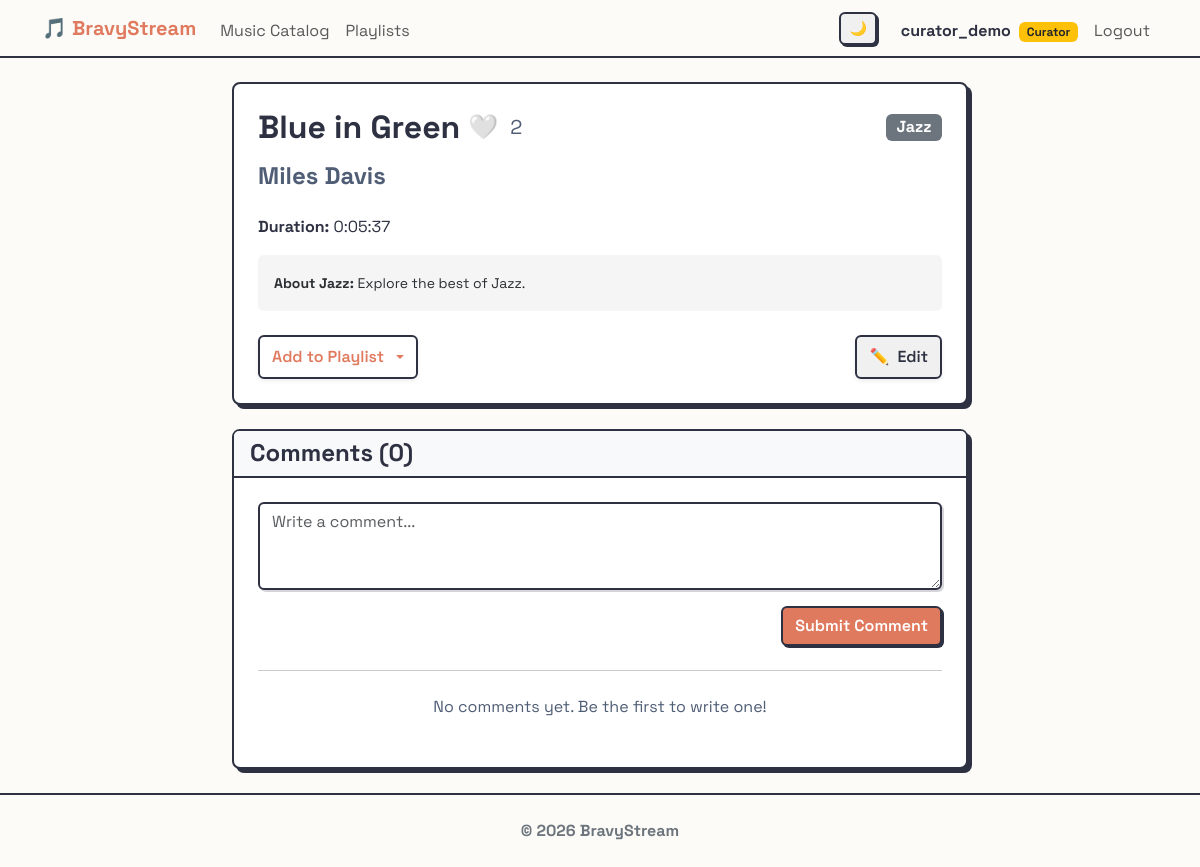
The app's page /music/songs/19/ (signed in) with its own data.
### users/models.py (models this page shows, shortened)
class CustomUser(AbstractUser):
    ROLE_CHOICES = (
        ('listener', 'Listener'),
        ('curator', 'Curator'),
        ('moderator', 'Moderator'),
    )
    role = models.CharField(max_length=20, choices=ROLE_CHOICES, default='listener')
    birth_date = models.DateField(null=True, blank=True)
    friends = models.ManyToManyField('self', blank=True)
    ICON_CHOICES = [
        ('👤', '👤'),
        ('🐶', '🐶'),
        ('🐱', '🐱'),
        ('🦊', '🦊'),
        ('🐯', '🐯'),
        ('🐼', '🐼'),
        ('🐰', '🐰'),
        ('👽', '👽'),
        ('🤖', '🤖'),
        ('👻', '👻'),
        ('🤠', '🤠'),
    ]
    profile_icon = models.CharField(max_length=10, choices=ICON_CHOICES, default='👤')
    @property
    def pending_friend_requests_count(self):
        return self.received_requests.filter(is_accepted=False).count()

### music/models.py (models this page shows, shortened)
class Song(models.Model):
    title = models.CharField(max_length=200)
    artist = models.CharField(max_length=200)
    genre = models.ForeignKey(
        Genre,
        on_delete=models.CASCADE,
        related_name='songs',
    )
    duration = models.DurationField()
    audio_file = models.FileField(
        upload_to='songs/',
        blank=True,
        null=True,
        validators=[FileExtensionValidator(allowed_extensions=['mp3', 'wav', 'ogg', 'flac', 'aac', 'm4a'])]
    )
    likes = models.ManyToManyField(settings.AUTH_USER_MODEL, related_name='liked_songs', blank=True)
    created_at = models.DateTimeField(auto_now_add=True)
    class Meta:
        ordering = ['-created_at', 'id']

class Genre(models.Model):
    name = models.CharField(max_length=100, unique=True)
    description = models.TextField(blank=True, null=True)

### music/views.py (the view, shortened to what this page needs)
# urls.py: path('songs/<int:pk>/', SongDetailView.as_view(), name='song_detail'),
class SongDetailView(LoginRequiredMixin, DetailView):
    model = Song
    template_name = 'music/song_detail.html'
    def get_context_data(self, **kwargs):
        context = super().get_context_data(**kwargs)
        context['comment_form'] = CommentForm()
        context['top_level_comments'] = self.object.comments.filter(parent__isnull=True)
        if self.request.user.is_authenticated:
            context['user_playlists'] = Playlist.objects.filter(owner=self.request.user)
        return context

### music/forms.py
class CommentForm(forms.ModelForm):
    class Meta:
        model = Comment
        fields = ['text']
        widgets = {
            'text': forms.Textarea(attrs={
                'class': 'form-control',
                'rows': 3,
                'placeholder': 'Write a comment...'
            })
        }
        labels = {
            'text': ''
        }

### music/templatetags/music_extras.py (called while the page is built)
@register.filter
def available_playlists(user, song):
    if not user.is_authenticated:
        return []
    return user.playlists.exclude(songs=song)

### templates/music/song_detail.html (shortened to what this page needs)
{% extends 'base.html' %}
{% load crispy_forms_tags %}
{% load music_extras %}
{% block content %}
<div class="row justify-content-center">
	<div class="col-lg-8 col-md-10 col-12">
		<div class="card neo-card mb-4" style="z-index: 10;">
			<div class="card-body p-4">
				<div class="d-flex justify-content-between align-items-center mb-3">
					<div class="d-flex align-items-center gap-2">
						<h2 class="card-title mb-0">{{ song.title }}</h2>
						{% if user.is_authenticated %}
						<a href="{% url 'music:toggle_like_song' song.pk %}" class="text-decoration-none fs-4"
							title="Like">
							{% if user in song.likes.all %}❤️{% else %}🤍{% endif %}
						</a>
						<span class="fs-5 text-muted ms-1">{{ song.likes.count }}</span>
						{% endif %}
					</div>
					<span class="badge bg-secondary fs-6">{{ song.genre.name }}</span>
				</div>
				<h4 class="text-muted mb-4">{{ song.artist }}</h4>
				<p class="mb-0"><strong>Duration:</strong> {{ song.duration }}</p>
				{% if song.genre.description %}
				<div class="alert alert-secondary border-0 mt-3 mb-0 p-3"
					style="background-color: rgba(61, 64, 91, 0.05);">
					<small><strong>About {{ song.genre.name }}:</strong> {{ song.genre.description }}</small>
				</div>
				{% endif %}
				<div class="mt-4 d-flex flex-wrap flex-sm-nowrap align-items-center gap-2 gap-sm-3">
					{% if user.is_authenticated %}
					<div class="dropdown">
						<button class="btn btn-outline-primary dropdown-toggle d-flex align-items-center gap-2 shadow-sm py-2 text-nowrap flex-shrink-0" type="button" id="dropdownAddPlaylist"
							data-bs-toggle="dropdown" aria-expanded="false">
							<span class="fs-6">Add to Playlist</span>
						</button>
					</div>
					{% endif %}
					{% if user.role == 'curator' or user.is_superuser %}
					<a href="{% url 'music:song_update' song.pk %}?next={{ request.path }}" class="btn btn-outline-secondary d-flex align-items-center gap-2 shadow-sm py-2 ms-sm-auto mt-2 mt-sm-0 text-nowrap flex-shrink-0">
						<span class="fs-6">✏️</span> <span class="fs-6">Edit</span>
					</a>
					{% endif %}
				</div>
			</div>
		</div>
		<div class="card neo-card mt-4">
			<div class="card-header bg-light">
				<h4 class="mb-0">Comments ({{ song.comments.count }})</h4>
			</div>
			<div class="card-body p-4">
				<form method="post" class="mb-4">
					{{ comment_form|crispy }}
					<div class="text-end mt-2">
						<button type="submit" class="btn btn-primary">Submit Comment</button>
					</div>
				</form>
				<hr class="my-4">
				{% for comment in top_level_comments %}
				{% include 'music/comment_node.html' %}
				{% empty %}
				<p class="text-muted text-center my-4">No comments yet. Be the first to write one!</p>
				{% endfor %}
			</div>
		</div>
	</div>
</div>
{% endblock %}

### templates/base.html (shortened to what this page needs)
<!DOCTYPE html>
<html lang="it">
<head>
	<link href="https://cdn.jsdelivr.net/npm/bootstrap@5.3.0/dist/css/bootstrap.min.css" rel="stylesheet">
	{% load static %}
	<link rel="stylesheet" href="{% static 'css/style.css' %}">
</head>
<body class="d-flex flex-column min-vh-100" hx-boost="true" hx-headers='{"X-CSRFToken": "{{ csrf_token }}"}'>
	<nav class="navbar navbar-expand-lg navbar-light sticky-top"
		style="background-color: var(--bg-color); border-bottom: 2px solid var(--text-primary);">
		<div class="container">
			<a class="navbar-brand fw-bold" href="{% url 'pages:home' %}" style="color: var(--accent-primary);">🎵
				BravyStream</a>
			<div class="collapse navbar-collapse order-lg-2" id="navbarNav">
				<ul class="navbar-nav me-auto">
					<li class="nav-item">
						<a class="nav-link" href="{% url 'music:song_list' %}">Music Catalog</a>
					</li>
					<li class="nav-item">
						<a class="nav-link" href="{% url 'music:playlist_list' %}">Playlists</a>
					</li>
				</ul>
				<ul class="navbar-nav ms-auto align-items-lg-center">
					<li class="nav-item me-3 d-none d-lg-block">
						<button id="themeToggleDesktop" class="btn btn-sm btn-outline-secondary theme-toggle"
							title="Toggle Theme">
						</button>
					</li>
					{% if user.is_authenticated %}
					<li class="nav-item">
						<a href="{% url 'users:profile' %}" class="nav-link fw-bold text-decoration-none"
							style="color: var(--text-primary);">
							{{ user.username }}
							{% if user.is_superuser %}
							<span class="badge bg-danger ms-1">Admin</span>
							{% elif user.role == 'moderator' %}
							<span class="badge bg-success ms-1">Moderator</span>
							{% elif user.role == 'curator' %}
							<span class="badge bg-warning text-dark ms-1">Curator</span>
							{% endif %}
						</a>
					</li>
					<li class="nav-item">
						<form method="post" action="{% url 'users:logout' %}" class="m-0 p-0"
							onsubmit="closeGlobalPlayer()">
							<button type="submit"
								class="nav-link border-0 bg-transparent w-100 text-start">Logout</button>
						</form>
					</li>
					{% endif %}
				</ul>
			</div>
		</div>
	</nav>
	<main class="container my-4 flex-grow-1">
		{% block content %}{% endblock %}
	</main>
	<footer class="text-secondary text-center py-4 mt-auto"
		style="border-top: 2px solid var(--text-primary); background-color: var(--bg-color);">
		<p class="mb-0 fw-bold">&copy; 2026 BravyStream</p>
	</footer>
</body>
</html>

### static/css/style.css (style rules this page uses)
:root { --bg-color: #FDFBF7; --text-primary: #2D3142; --text-secondary: #4F5D75; --accent-primary: #E07A5F; --accent-secondary: #81B29A; --accent-tertiary: #3D405B; --neo-border: 2px solid #2D3142; --neo-shadow: 4px 4px 0px #2D3142; --neo-shadow-hover: 2px 2px 0px #2D3142; --font-main: 'Space Grotesk', sans-serif; }
body { background-color: var(--bg-color); color: var(--text-primary); font-family: var(--font-main); min-height: 100vh; }
h1, h2, h3, h4, h5, h6 { font-weight: 700; color: var(--text-primary); }
.neo-card { background: #ffffff !important; border: var(--neo-border) !important; border-radius: 8px !important; box-shadow: var(--neo-shadow); color: var(--text-primary) !important; transition: transform 0.1s ease, box-shadow 0.1s ease; position: relative; z-index: 1; }
a { color: var(--accent-primary); transition: color 0.2s ease; }
.text-muted { color: var(--text-secondary) !important; }
.card { background-color: #ffffff; border: var(--neo-border); border-radius: 8px; color: var(--text-primary); }
.card-header { border-bottom: var(--neo-border); background-color: #ffffff; color: var(--text-primary); }
.form-control, .form-select { background-color: #ffffff; border: 2px solid var(--text-primary); color: var(--text-primary); border-radius: 6px; box-shadow: 2px 2px 0px rgba(45, 49, 66, 0.2); }
.btn { border-radius: 6px; font-weight: 600; border: 2px solid var(--text-primary); box-shadow: 2px 2px 0px var(--text-primary); transition: transform 0.1s ease, box-shadow 0.1s ease; }
.btn-primary { background-color: var(--accent-primary); color: #fff; border-color: var(--text-primary); }
.btn-outline-primary { color: var(--accent-primary); border-color: var(--text-primary); background-color: transparent; }
.btn-outline-secondary { border: 2px solid var(--text-primary); color: var(--text-primary); background-color: #f0f0f0; }
.navbar-nav .nav-link { position: relative; display: inline-block; padding-bottom: 2px; }
.navbar-nav .nav-link::after { content: ''; position: absolute; width: 0; height: 3px; bottom: 0; left: 50%; background-color: var(--accent-primary); transition: width 0.3s cubic-bezier(0.25, 0.8, 0.25, 1); transform: translateX(-50%); border-radius: 2px; }

### records on screen
CustomUser: username "curator_demo"
Song: title "Blue in Green", likes.count "2", genre.name "Jazz", artist "Miles Davis", duration "0:05:37", genre.description "Explore the best of Jazz.", comments.count "0"
